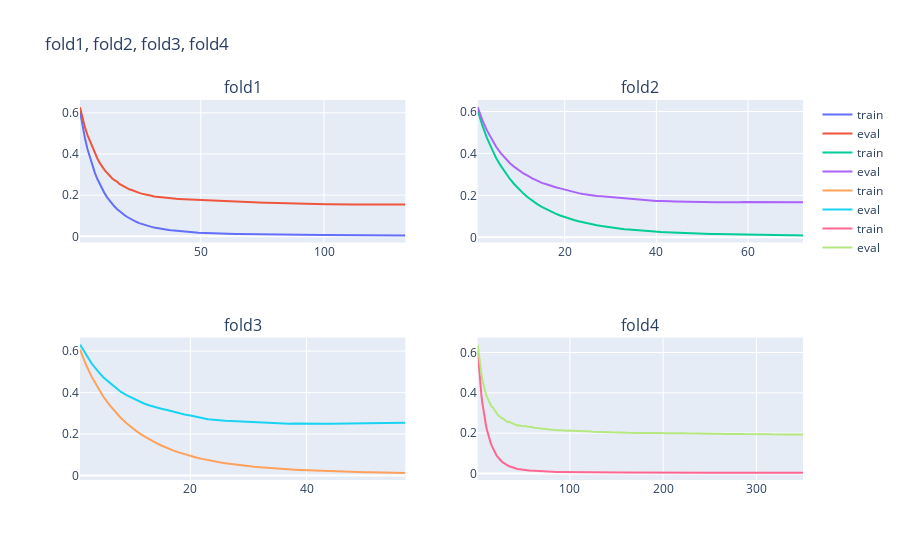

This figure's notebook cell:
### Markdown cell above
# 0.19229483915732204

### Code cell
fig = make_subplots(rows = 2,cols = 2,
                    subplot_titles=("fold1", "fold2", "fold3", "fold4"))
tuples = [(1,1),(1,2),(2,1),(2,2)]
for i in range(len(evals_results)):
    train_log = evals_results[i]['train']['logloss'] 
    eval_log = evals_results[i]['eval']['logloss'] 
    x = np.arange(1,1+len(train_log))
    fig.add_trace(go.Scatter(x = x, y = train_log,mode = 'lines',name = 'train'),
                 row = tuples[i][0],col = tuples[i][1])
    fig.add_trace(go.Scatter(x = x, y = eval_log,mode = 'lines',name = 'eval'),
                 row = tuples[i][0],col = tuples[i][1])
fig.update_layout(
    title = "fold1, fold2, fold3, fold4"
)

### Figure 1 — Plotly figure (JSON) as saved in the notebook; plotly's stock layout.template omitted (floating-point values rounded to 4 significant figures; data arrays with more than 128 entries replaced by an {"elided": "..."} marker saying what was removed)
{"data": [{"mode": "lines", "name": "train", "type": "scatter", "x": {"elided": "133 int values"}, "xaxis": "x", "y": {"elided": "133 float values"}, "yaxis": "y"}, {"mode": "lines", "name": "eval", "type": "scatter", "x": {"elided": "133 int values"}, "xaxis": "x", "y": {"elided": "133 float values"}, "yaxis": "y"}, {"mode": "lines", "name": "train", "type": "scatter", "x": [1, 2, 3, 4, 5, 6, 7, 8, 9, 10, 11, 12, 13, 14, 15, 16, 17, 18, 19, 20, 21, 22, 23, 24, 25, 26, 27, 28, 29, 30, 31, 32, 33, 34, 35, 36, 37, 38, 39, 40, 41, 42, 43, 44, 45, 46, 47, 48, 49, 50, 51, 52, 53, 54, 55, 56, 57, 58, 59, 60, 61, 62, 63, 64, 65, 66, 67, 68, 69, 70, 71, 72], "xaxis": "x2", "y": [0.6063, 0.5346, 0.4758, 0.4241, 0.379, 0.3429, 0.3098, 0.2795, 0.2533, 0.2292, 0.2084, 0.1902, 0.173, 0.1585, 0.1454, 0.1334, 0.1227, 0.1131, 0.1041, 0.09619, 0.08891, 0.0825, 0.07669, 0.07096, 0.06605, 0.06165, 0.0573, 0.05366, 0.05004, 0.04698, 0.04396, 0.04126, 0.03883, 0.03675, 0.03468, 0.03274, 0.03105, 0.02947, 0.02812, 0.02669, 0.02537, 0.02423, 0.02313, 0.02212, 0.02122, 0.0204, 0.01955, 0.01874, 0.01805, 0.01745, 0.01689, 0.0163, 0.0157, 0.01513, 0.01465, 0.01411, 0.01367, 0.01325, 0.01286, 0.01249, 0.01218, 0.01186, 0.0116, 0.01129, 0.011, 0.0107, 0.01044, 0.01022, 0.009988, 0.009727, 0.009488, 0.009305], "yaxis": "y2"}, {"mode": "lines", "name": "eval", "type": "scatter", "x": [1, 2, 3, 4, 5, 6, 7, 8, 9, 10, 11, 12, 13, 14, 15, 16, 17, 18, 19, 20, 21, 22, 23, 24, 25, 26, 27, 28, 29, 30, 31, 32, 33, 34, 35, 36, 37, 38, 39, 40, 41, 42, 43, 44, 45, 46, 47, 48, 49, 50, 51, 52, 53, 54, 55, 56, 57, 58, 59, 60, 61, 62, 63, 64, 65, 66, 67, 68, 69, 70, 71, 72], "xaxis": "x2", "y": [0.6209, 0.56, 0.511, 0.469, 0.4329, 0.4024, 0.376, 0.3548, 0.3358, 0.3187, 0.3045, 0.2934, 0.2797, 0.2705, 0.2599, 0.2532, 0.2444, 0.239, 0.2334, 0.2269, 0.2206, 0.2154, 0.2109, 0.207, 0.2029, 0.1998, 0.197, 0.1955, 0.1937, 0.1908, 0.1889, 0.1849, 0.1836, 0.1827, 0.1811, 0.1792, 0.1781, 0.1771, 0.1758, 0.1736, 0.1736, 0.171, 0.1718, 0.1714, 0.1706, 0.1692, 0.1695, 0.1682, 0.167, 0.1674, 0.1662, 0.1653, 0.1669, 0.1674, 0.1669, 0.1662, 0.1671, 0.167, 0.1683, 0.1683, 0.1689, 0.1692, 0.1689, 0.168, 0.1675, 0.1674, 0.1663, 0.1666, 0.1674, 0.1668, 0.1669, 0.167], "yaxis": "y2"}, {"mode": "lines", "name": "train", "type": "scatter", "x": [1, 2, 3, 4, 5, 6, 7, 8, 9, 10, 11, 12, 13, 14, 15, 16, 17, 18, 19, 20, 21, 22, 23, 24, 25, 26, 27, 28, 29, 30, 31, 32, 33, 34, 35, 36, 37, 38, 39, 40, 41, 42, 43, 44, 45, 46, 47, 48, 49, 50, 51, 52, 53, 54, 55, 56, 57], "xaxis": "x3", "y": [0.6072, 0.5366, 0.477, 0.4266, 0.3812, 0.3432, 0.3088, 0.2786, 0.2523, 0.2289, 0.2083, 0.1901, 0.1729, 0.1586, 0.1447, 0.132, 0.1213, 0.1116, 0.1022, 0.09401, 0.08696, 0.08031, 0.07405, 0.069, 0.06373, 0.05951, 0.05548, 0.05162, 0.04844, 0.04511, 0.0423, 0.03958, 0.03711, 0.03493, 0.03309, 0.03127, 0.02969, 0.02819, 0.02667, 0.02545, 0.02426, 0.02299, 0.02202, 0.02103, 0.02012, 0.01917, 0.01843, 0.01765, 0.01699, 0.0162, 0.01562, 0.01502, 0.01452, 0.01404, 0.01356, 0.01317, 0.01273], "yaxis": "y3"}, {"mode": "lines", "name": "eval", "type": "scatter", "x": [1, 2, 3, 4, 5, 6, 7, 8, 9, 10, 11, 12, 13, 14, 15, 16, 17, 18, 19, 20, 21, 22, 23, 24, 25, 26, 27, 28, 29, 30, 31, 32, 33, 34, 35, 36, 37, 38, 39, 40, 41, 42, 43, 44, 45, 46, 47, 48, 49, 50, 51, 52, 53, 54, 55, 56, 57], "xaxis": "x3", "y": [0.6314, 0.5834, 0.5409, 0.506, 0.4741, 0.4505, 0.4271, 0.4041, 0.3882, 0.3734, 0.3602, 0.3473, 0.3375, 0.3288, 0.3225, 0.3156, 0.3073, 0.2999, 0.2939, 0.2894, 0.2827, 0.2757, 0.2718, 0.2696, 0.2656, 0.264, 0.2625, 0.261, 0.2614, 0.2601, 0.2566, 0.2545, 0.2533, 0.2527, 0.2511, 0.2508, 0.2492, 0.2509, 0.25, 0.2506, 0.2494, 0.2503, 0.2495, 0.2502, 0.2507, 0.2504, 0.2505, 0.2516, 0.2511, 0.2518, 0.2531, 0.2524, 0.2526, 0.2528, 0.2533, 0.2539, 0.2546], "yaxis": "y3"}, {"mode": "lines", "name": "train", "type": "scatter", "x": {"elided": "350 int values"}, "xaxis": "x4", "y": {"elided": "350 float values"}, "yaxis": "y4"}, {"mode": "lines", "name": "eval", "type": "scatter", "x": {"elided": "350 int values"}, "xaxis": "x4", "y": {"elided": "350 float values"}, "yaxis": "y4"}], "layout": {"annotations": [{"font": {"size": 16}, "showarrow": false, "text": "fold1", "x": 0.225, "xanchor": "center", "xref": "paper", "y": 1, "yanchor": "bottom", "yref": "paper"}, {"font": {"size": 16}, "showarrow": false, "text": "fold2", "x": 0.775, "xanchor": "center", "xref": "paper", "y": 1, "yanchor": "bottom", "yref": "paper"}, {"font": {"size": 16}, "showarrow": false, "text": "fold3", "x": 0.225, "xanchor": "center", "xref": "paper", "y": 0.375, "yanchor": "bottom", "yref": "paper"}, {"font": {"size": 16}, "showarrow": false, "text": "fold4", "x": 0.775, "xanchor": "center", "xref": "paper", "y": 0.375, "yanchor": "bottom", "yref": "paper"}], "title": {"text": "fold1, fold2, fold3, fold4"}, "xaxis": {"anchor": "y", "domain": [0, 0.45]}, "xaxis2": {"anchor": "y2", "domain": [0.55, 1]}, "xaxis3": {"anchor": "y3", "domain": [0, 0.45]}, "xaxis4": {"anchor": "y4", "domain": [0.55, 1]}, "yaxis": {"anchor": "x", "domain": [0.625, 1]}, "yaxis2": {"anchor": "x2", "domain": [0.625, 1]}, "yaxis3": {"anchor": "x3", "domain": [0, 0.375]}, "yaxis4": {"anchor": "x4", "domain": [0, 0.375]}}}
